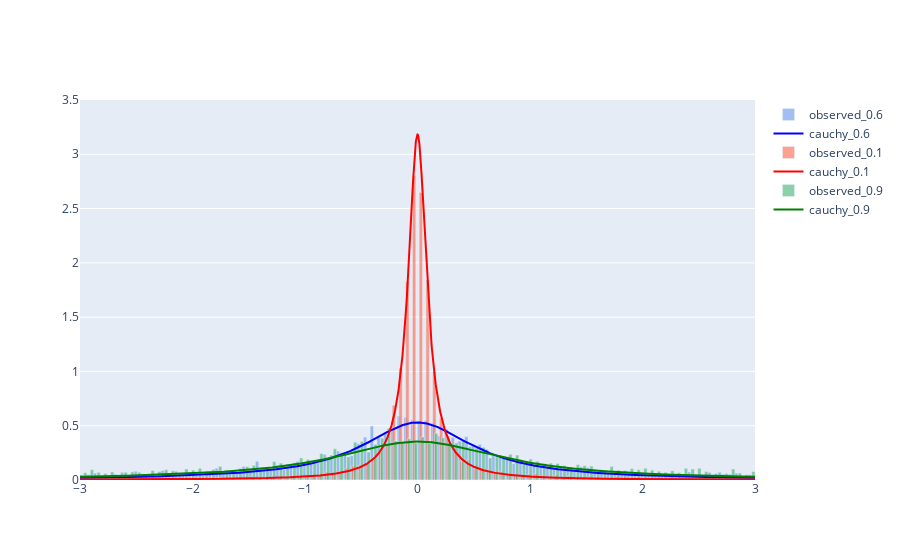

Notebook source saved alongside this figure:
### Code cell
# Compare turning angle distributions for different Cauchy coefficients
fig = compare_turning_angle_distributions(coefficients=[0.6, 0.1, 0.9], n_steps=5000)
fig.show()
